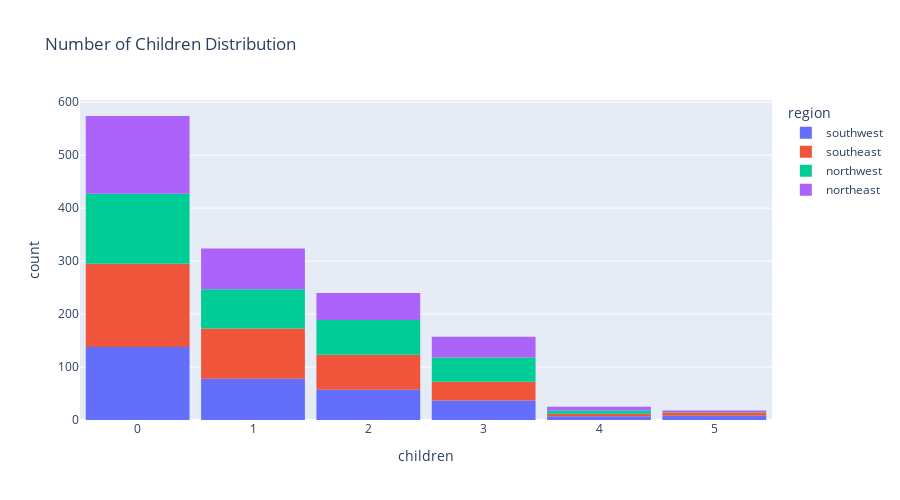

Notebook source saved alongside this figure:
### Code cell
### Children
fig = px.histogram(
    medical_df,
    x="children",
    color="region",
    title="Number of Children Distribution",
    width=900,
    height=500)

fig.update_layout(bargap=0.1, width=900, height=500)
fig.show()

### Figure 1 — Plotly figure (JSON) as saved in the notebook; plotly's stock layout.template omitted (floating-point values rounded to 4 significant figures; data arrays with more than 128 entries replaced by an {"elided": "..."} marker saying what was removed)
{"data": [{"bingroup": "x", "hovertemplate": "region=southwest<br>children=%{x}<br>count=%{y}<extra></extra>", "legendgroup": "southwest", "marker": {"color": "#636efa", "pattern": {"shape": ""}}, "name": "southwest", "orientation": "v", "showlegend": true, "type": "histogram", "x": {"elided": "325 int values"}, "xaxis": "x", "yaxis": "y"}, {"bingroup": "x", "hovertemplate": "region=southeast<br>children=%{x}<br>count=%{y}<extra></extra>", "legendgroup": "southeast", "marker": {"color": "#EF553B", "pattern": {"shape": ""}}, "name": "southeast", "orientation": "v", "showlegend": true, "type": "histogram", "x": {"elided": "364 int values"}, "xaxis": "x", "yaxis": "y"}, {"bingroup": "x", "hovertemplate": "region=northwest<br>children=%{x}<br>count=%{y}<extra></extra>", "legendgroup": "northwest", "marker": {"color": "#00cc96", "pattern": {"shape": ""}}, "name": "northwest", "orientation": "v", "showlegend": true, "type": "histogram", "x": {"elided": "325 int values"}, "xaxis": "x", "yaxis": "y"}, {"bingroup": "x", "hovertemplate": "region=northeast<br>children=%{x}<br>count=%{y}<extra></extra>", "legendgroup": "northeast", "marker": {"color": "#ab63fa", "pattern": {"shape": ""}}, "name": "northeast", "orientation": "v", "showlegend": true, "type": "histogram", "x": {"elided": "324 int values"}, "xaxis": "x", "yaxis": "y"}], "layout": {"bargap": 0.1, "barmode": "relative", "height": 500, "legend": {"title": {"text": "region"}, "tracegroupgap": 0}, "title": {"text": "Number of Children Distribution"}, "width": 900, "xaxis": {"anchor": "y", "domain": [0, 1], "title": {"text": "children"}}, "yaxis": {"anchor": "x", "domain": [0, 1], "title": {"text": "count"}}}}
